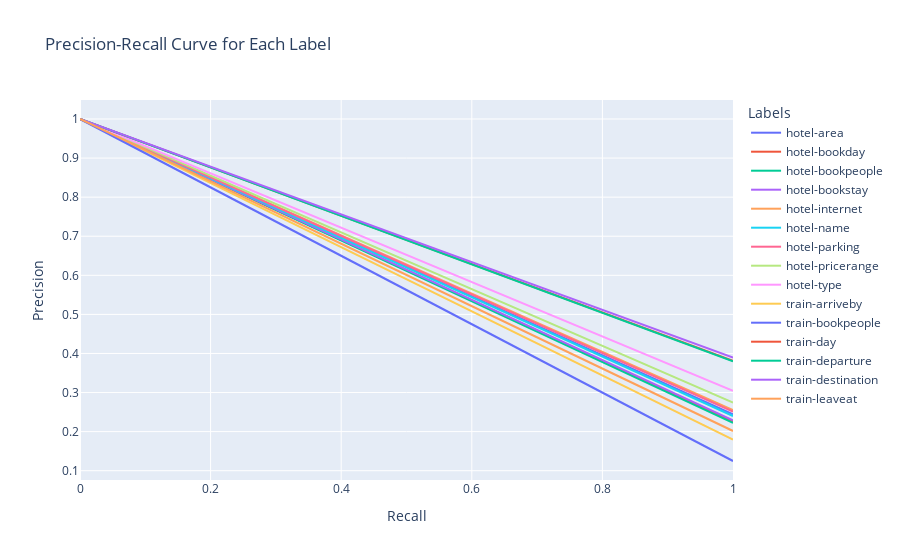

Notebook source saved alongside this figure:
### Code cell
from sklearn.metrics import precision_recall_curve


fig = go.Figure()

for i, label in enumerate(mlb.classes_):

    precision[label], recall[label], _ = precision_recall_curve(slot_types_test_bin[:, i], y_pred_test_bin[:, i])
    

    fig.add_trace(go.Scatter(
        x=recall[label], 
        y=precision[label], 
        mode='lines', 
        name=label
    ))


fig.update_layout(
    title='Precision-Recall Curve for Each Label',
    xaxis_title='Recall',
    yaxis_title='Precision',
    legend_title='Labels'
)

# Show the figure
fig.show()

### Figure 1 — Plotly figure (JSON) as saved in the notebook; plotly's stock layout.template omitted (floating-point values rounded to 4 significant figures)
{"data": [{"mode": "lines", "name": "hotel-area", "type": "scatter", "x": [1, 0], "y": [0.2442, 1]}, {"mode": "lines", "name": "hotel-bookday", "type": "scatter", "x": [1, 0], "y": [0.2263, 1]}, {"mode": "lines", "name": "hotel-bookpeople", "type": "scatter", "x": [1, 0], "y": [0.2222, 1]}, {"mode": "lines", "name": "hotel-bookstay", "type": "scatter", "x": [1, 0], "y": [0.2291, 1]}, {"mode": "lines", "name": "hotel-internet", "type": "scatter", "x": [1, 0], "y": [0.2551, 1]}, {"mode": "lines", "name": "hotel-name", "type": "scatter", "x": [1, 0], "y": [0.2401, 1]}, {"mode": "lines", "name": "hotel-parking", "type": "scatter", "x": [1, 0], "y": [0.251, 1]}, {"mode": "lines", "name": "hotel-pricerange", "type": "scatter", "x": [1, 0], "y": [0.2743, 1]}, {"mode": "lines", "name": "hotel-type", "type": "scatter", "x": [1, 0], "y": [0.3045, 1]}, {"mode": "lines", "name": "train-arriveby", "type": "scatter", "x": [1, 0], "y": [0.1797, 1]}, {"mode": "lines", "name": "train-bookpeople", "type": "scatter", "x": [1, 0], "y": [0.1248, 1]}, {"mode": "lines", "name": "train-day", "type": "scatter", "x": [1, 0], "y": [0.3813, 1]}, {"mode": "lines", "name": "train-departure", "type": "scatter", "x": [1, 0], "y": [0.38, 1]}, {"mode": "lines", "name": "train-destination", "type": "scatter", "x": [1, 0], "y": [0.3896, 1]}, {"mode": "lines", "name": "train-leaveat", "type": "scatter", "x": [1, 0], "y": [0.2016, 1]}], "layout": {"legend": {"title": {"text": "Labels"}}, "title": {"text": "Precision-Recall Curve for Each Label"}, "xaxis": {"title": {"text": "Recall"}}, "yaxis": {"title": {"text": "Precision"}}}}
